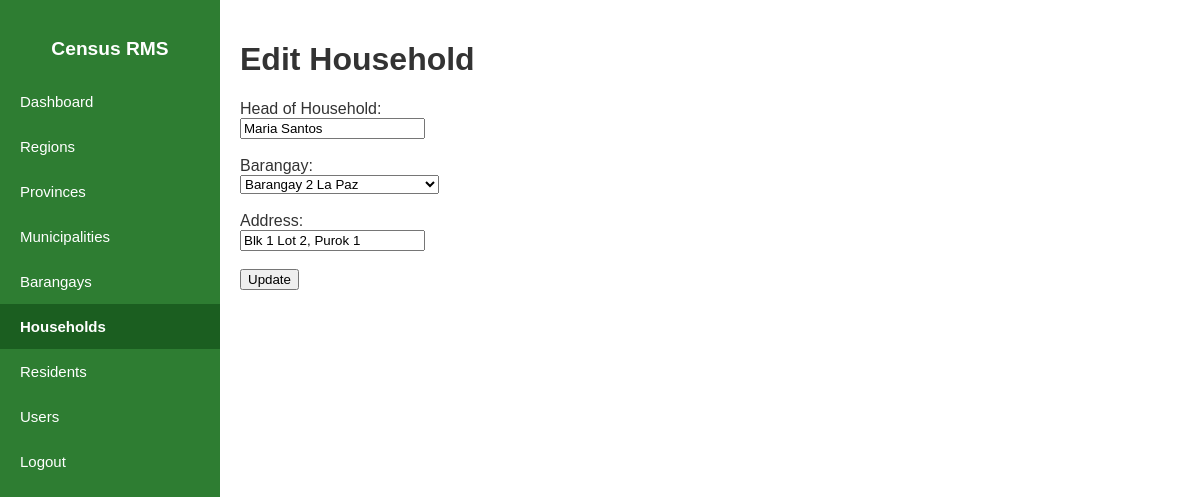
The app's page /households/edit.php?id=2 (signed in) with its own data.
### tables this page shows
CREATE TABLE `households` (
  `id` int(11) NOT NULL,
  `head_name` varchar(100) NOT NULL,
  `address` text NOT NULL,
  `barangay_id` int(11) NOT NULL,
  `created_at` timestamp NOT NULL DEFAULT current_timestamp()
);

CREATE TABLE `barangays` (
  `id` int(11) NOT NULL,
  `name` varchar(100) NOT NULL,
  `code` varchar(10) NOT NULL,
  `municipality_id` int(11) DEFAULT NULL,
  `created_at` datetime DEFAULT current_timestamp()
);

### households/edit.php (the view, shortened to what this page needs)
<?php
require '../config/db.php';
$id = $_GET['id'];
$household = $pdo->query("SELECT * FROM households WHERE id = $id")->fetch();
$barangays = $pdo->query("SELECT id, name FROM barangays ORDER BY name ASC")->fetchAll();
?>
<!DOCTYPE html>
<html>
<head>
  <link rel="stylesheet" href="../assets/css/style.css">
</head>
<body>
<?php include '../includes/sidebar.php'; ?>
<div class="main-content">
  <h1>Edit Household</h1>
  <form method="POST">
    <label>Head of Household:</label><br>
    <input type="text" name="head_name" value="<?= $household['head_name'] ?>" required><br><br>
    <label>Barangay:</label><br>
    <select name="barangay_id" required>
      <?php foreach ($barangays as $brgy): ?>
        <option value="<?= $brgy['id'] ?>" <?= $brgy['id'] == $household['barangay_id'] ? 'selected' : '' ?>>
          <?= htmlspecialchars($brgy['name']) ?>
        </option>
      <?php endforeach; ?>
    </select><br><br>
    <label>Address:</label><br>
    <input type="text" name="address" value="<?= $household['address'] ?>" required><br><br>
    <button type="submit">Update</button>
  </form>
</div>
</body>
</html>

### assets/css/style.css (style rules this page uses)
body { font-family: 'Poppins', sans-serif; margin: 0; padding: 0; background: #ffffff; color: #333; }

### includes/sidebar.php (style rules this page uses)
.main-content { margin-left: 220px; padding: 20px; }

### records on screen
households: head_name "Maria Santos", barangay_id "Barangay 2 La Paz", address "Blk 1 Lot 2, Purok 1"
